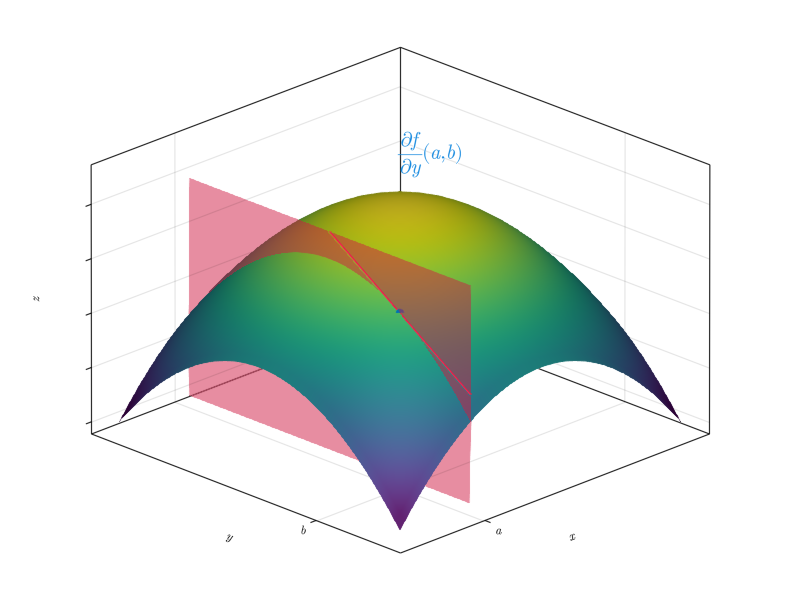

Reproduce this figure in Julia.
using GLMakie
graphictype = "png"
GLMakie.activate!()
myblue = RGBf(0.067,0.529,0.871)
myred = RGBf(1.0, 0.13, 0.32)
xs = ys = range(-2, 2, 30)
f(x, y) = 2 - x^2 - y^2
size_inches = (8, 6)
size_pt = 100 .* size_inches
fig = Figure(resolution = size_pt, fontsize = 12)
ax = Axis3(fig[1,1], xlabel = L"$x$", ylabel = L"$y$", zlabel = L"$z$", azimuth= pi/4, xticks = ([1], [L"$a$"]), yticks = ([1], [L"$b$"]), zticklabelsvisible = false)
surface!(ax, xs, ys, f.(xs, ys'))
p1(x, y) = 1
idx(x, y) = x
zs = range(-6, 2, 30)
xss = idx.(xs, ys')
yss = idx.(zs', xs)
surface!(ax, p1.(xs, ys'), xss, yss; colormap = [myred], alpha = 0.5, transparency = true)
ts = range(-1, 1, 2)
l(t) = [1, 1+t, -2t] 
points = Point3.(l.(ts))
lines!(ax, points, color = myred)
scatter!(ax, Point3(1, 1, 0))
text!(ax, 0, 0, 3, text = L"$\frac{\partial f}{\partial y}(a,b)", color = myblue, fontsize = 20)
save("img/derivadas-funciones-varias-variables/derivada-parcial-y." * graphictype, fig, pt_per_unit = 1)
fig